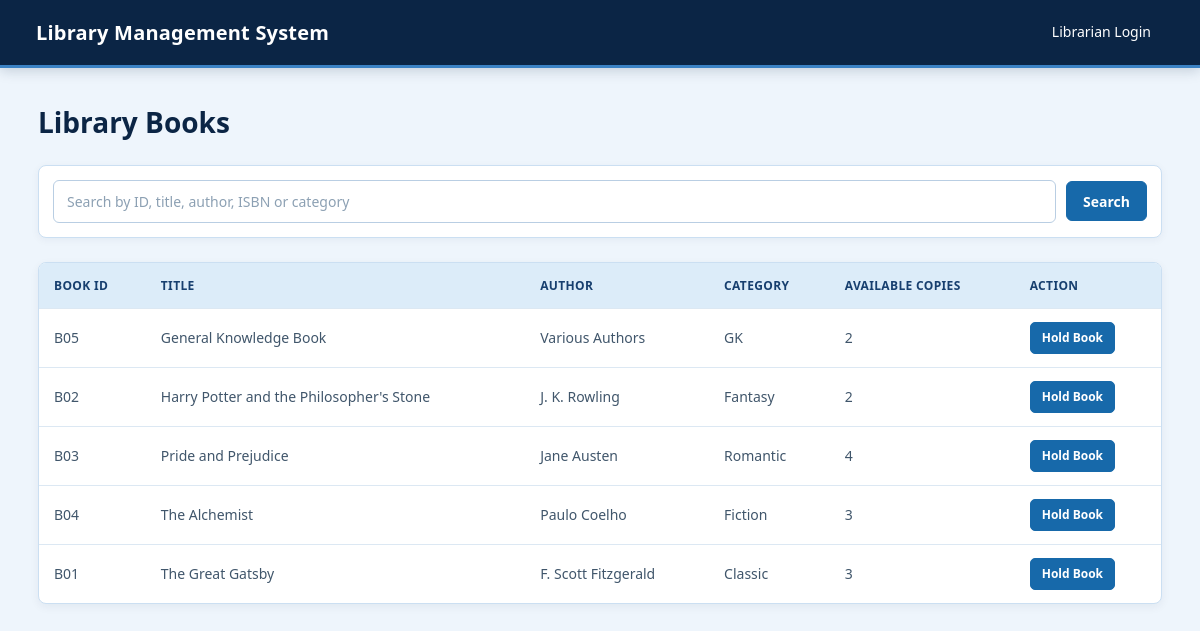
The page / on the database its author committed.
### tables this page shows
CREATE TABLE books (
    id INT AUTO_INCREMENT PRIMARY KEY,
    book_id VARCHAR(50) NOT NULL UNIQUE,
    title VARCHAR(255) NOT NULL,
    author VARCHAR(150) NOT NULL,
    isbn VARCHAR(50),
    category VARCHAR(100),
    quantity INT NOT NULL DEFAULT 1,
    available_quantity INT NOT NULL DEFAULT 1,
    created_at TIMESTAMP DEFAULT CURRENT_TIMESTAMP
);

### public/index.php (the view, shortened to what this page needs)
<?php
require_once "../config/db.php";
$q = trim($_GET["q"] ?? "");
if ($q !== "") {
    $like = "%" . $q . "%";
    $stmt = $conn->prepare(
        "SELECT * FROM books
         WHERE book_id LIKE ? OR title LIKE ? OR author LIKE ?
            OR isbn LIKE ? OR category LIKE ?
         ORDER BY title"
    );
    $stmt->bind_param("sssss", $like, $like, $like, $like, $like);
    $stmt->execute();
    $books = $stmt->get_result();
} else {
    $books = $conn->query(
        "SELECT * FROM books ORDER BY title"
    );
}
?>
<!DOCTYPE html>
<html lang="en">
<head>
    <link rel="stylesheet" href="../assets/css/style.css">
</head>
<body>
<nav class="navbar">
    <div class="logo">Library Management System</div>
    <a href="login.php">Librarian Login</a>
</nav>
<div class="container">
    <h1>Library Books</h1>
    <form class="search-form" method="GET">
        <input type="text"
               name="q"
               value="<?= htmlspecialchars($q) ?>"
               placeholder="Search by ID, title, author, ISBN or category">
        <button type="submit" class="btn primary">Search</button>
    </form>
    <div class="table-wrap">
        <table>
            <thead>
                <tr>
                    <th>Book ID</th>
                    <th>Title</th>
                    <th>Author</th>
                    <th>Category</th>
                    <th>Available Copies</th>
                    <th>Action</th>
                </tr>
            </thead>
            <tbody>
            <?php if ($books->num_rows > 0): ?>
                <?php while ($book = $books->fetch_assoc()): ?>
                    <tr>
                        <td><?= htmlspecialchars($book["book_id"]) ?></td>
                        <td><?= htmlspecialchars($book["title"]) ?></td>
                        <td><?= htmlspecialchars($book["author"]) ?></td>
                        <td><?= htmlspecialchars($book["category"] ?: "-") ?></td>
                        <td><?= (int)$book["available_quantity"] ?></td>
                        <td>
                            <?php if ((int)$book["available_quantity"] > 0): ?>
                                <button
                                    type="button"
                                    class="btn primary small hold-open"
                                    data-book-id="<?= (int)$book["id"] ?>"
                                    data-book-label="<?= htmlspecialchars($book["book_id"] . " - " . $book["title"], ENT_QUOTES) ?>">
                                    Hold Book
                                </button>
                            <?php else: ?>
                                <span class="badge unavailable-badge">Currently Unavailable</span>
                            <?php endif; ?>
                        </td>
                    </tr>
                <?php endwhile; ?>
            <?php endif; ?>
            </tbody>
        </table>
    </div>
</div>
</body>
</html>

### assets/css/style.css (style rules this page uses)
* { box-sizing: border-box; }
html { scroll-behavior: smooth; }
body { margin: 0; font-family: "Segoe UI", Arial, sans-serif; background: #eef5fc; color: #243447; line-height: 1.6; }
a { text-decoration: none; color: inherit; }
button, input, select, textarea { font-family: inherit; }
.navbar { min-height: 68px; padding: 0 36px; background: #0b2545; color: #ffffff; display: flex; align-items: center; justify-content: space-between; gap: 20px; border-bottom: 3px solid #3b82c4; box-shadow: 0 3px 12px rgba(11, 37, 69, 0.18); position: sticky; top: 0; z-index: 1000; }
.logo { font-size: 20px; font-weight: 600; letter-spacing: 0.2px; }
.navbar a { color: #ffffff; padding: 9px 13px; border-radius: 6px; font-size: 14px; font-weight: 500; transition: background 0.2s ease; }
.container { width: 100%; max-width: 1180px; margin: 0 auto; padding: 32px 28px; }
.page-head h1, .container > h1 { margin: 0; color: #0b2545; font-size: 28px; font-weight: 650; }
input, select, textarea { width: 100%; padding: 11px 13px; margin: 0 0 16px; background: #ffffff; color: #243447; border: 1px solid #b9cee3; border-radius: 6px; outline: none; font-size: 14px; transition: border-color 0.2s ease, box-shadow 0.2s ease; }
input::placeholder, textarea::placeholder { color: #8ca0b3; }
.btn { display: inline-flex; align-items: center; justify-content: center; min-height: 40px; padding: 9px 16px; border: 1px solid transparent; border-radius: 6px; background: #dcecf9; color: #16466f; cursor: pointer; font-size: 14px; font-weight: 600; transition: background 0.2s ease, border-color 0.2s ease, transform 0.2s ease; }
.btn.primary { background: #1769aa; color: #ffffff; border-color: #1769aa; }
.btn.small { min-height: 32px; padding: 6px 11px; font-size: 12px; border-radius: 5px; }
.search-form { display: flex; align-items: center; gap: 10px; margin: 20px 0 24px; padding: 14px; background: #ffffff; border: 1px solid #cbdff2; border-radius: 8px; box-shadow: 0 2px 8px rgba(11, 37, 69, 0.05); }
.search-form input, .search-form select { flex: 1; margin: 0; }
.table-wrap { width: 100%; overflow-x: auto; background: #ffffff; border: 1px solid #cbdff2; border-radius: 8px; box-shadow: 0 3px 10px rgba(11, 37, 69, 0.06); }
table { width: 100%; min-width: 700px; border-collapse: collapse; }
th, td { padding: 13px 15px; text-align: left; border-bottom: 1px solid #dce8f3; font-size: 14px; }
th { background: #dcecf9; color: #173f6f; font-size: 12px; font-weight: 700; text-transform: uppercase; letter-spacing: 0.35px; }
td { color: #40566b; }
tbody tr { transition: background 0.15s ease; }
tbody tr:last-child td { border-bottom: none; }

### rows shown on the page
books: book "B05", title "General Knowledge Book", author "Various Authors", category "GK", available_quantity "2"
books: book "B02", title "Harry Potter and the Philosopher's Stone", author "J. K. Rowling", category "Fantasy", available_quantity "2"
books: book "B03", title "Pride and Prejudice", author "Jane Austen", category "Romantic", available_quantity "4"
books: book "B04", title "The Alchemist", author "Paulo Coelho", category "Fiction", available_quantity "3"
books: book "B01", title "The Great Gatsby", author "F. Scott Fitzgerald", category "Classic", available_quantity "3"
